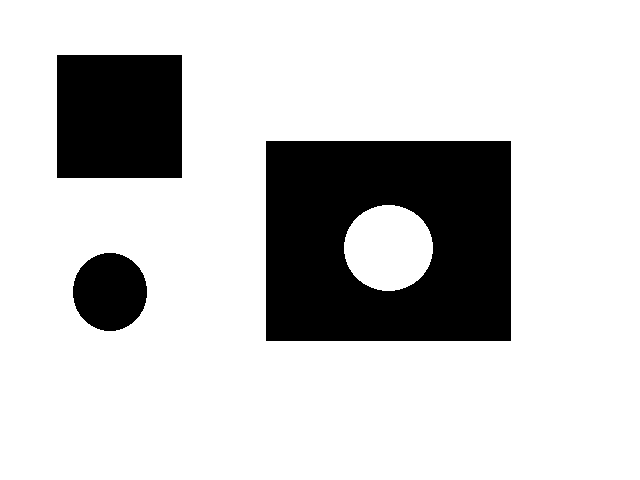
#> input picture images/edge2.png, 640 x 480 px
$ jupyter execute feature_des.ipynb
#> lines starting #> are read from the running program, lines starting #| are printed output that depends on the picture; after the words box and inside, x2 and y2 are one past the last pixel; in counts of white or black regions, pixels touching at a corner belong together
[cell 1]
import cv2
import matplotlib.pyplot as plt

[cell 2]
img = cv2.imread("./images/edge2.png")
#> img is the input picture: shape (480, 640, 3); 79.5% white; 3 black regions, box (x1, y1, x2, y2) and area: (266, 141, 511, 341) 42986, (57, 55, 182, 178) 15375, (73, 253, 147, 331) 4532
img = cv2.resize(img, (50, 50))
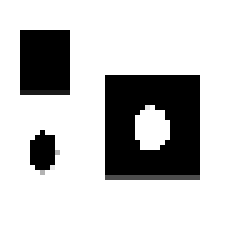
#> img: shape (50, 50, 3) (shown 5 times larger); min 0, max 255, mean 203.4
gray = cv2.cvtColor(img, cv2.COLOR_BGR2GRAY)

[cell 3]
plt.imshow(gray, cmap="gray")

[cell 4]
sift = cv2.SIFT_create()

[cell 5]
kp = sift.detect(gray, None)
#> kp = 15 keypoints; strongest (x, y, size): (30, 25, 4.8), (8, 30, 4.2), (36, 19, 6.3), (36, 31, 6)

[cell 6]
len(kp)
#> Out = 15

[cell 7]
img = cv2.drawKeypoints(gray, kp, img)
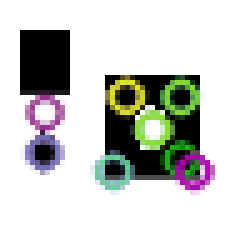
#> img: shape (50, 50, 3) (shown 5 times larger); 15.88% of pixels changed, all inside (x1, y1, x2, y2) = (4, 15, 43, 39)

[cell 8]
plt.imshow(img)

[cell 9]
kp, des = sift.detectAndCompute(gray, None)

[cell 10]
len(des)
#> Out = 15

[cell 11]
len(kp)
#> Out = 15

[cell 12]
des.shape
#> Out = (15, 128)

[cell 13]
des[0]
#> Out = 128 values, max 125 at index 14, min 0 at index 0, mean 23.23

$ run again, with images/edge3.png copied over images/edge2.png
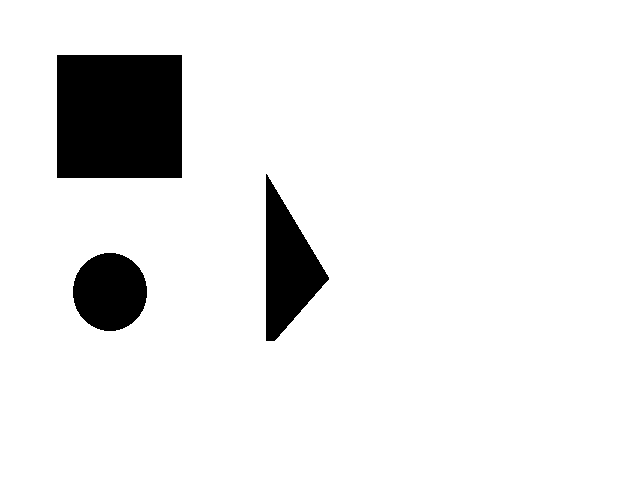
#> input picture images/edge3.png, 640 x 480 px
#> img is the input picture: shape (480, 640, 3); 91.7% white; 3 black regions, box (x1, y1, x2, y2) and area: (57, 55, 182, 178) 15375, (266, 174, 329, 341) 5606, (73, 253, 147, 331) 4532
#> `img = cv2.resize(img, (50, 50))`:
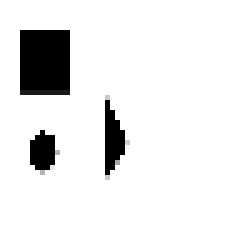
#> img: shape (50, 50, 3) (shown 5 times larger); min 0, max 255, mean 234.2
#> kp = 6 keypoints; (x, y, size): (8, 30, 4.2), (8, 30, 4.2), (23, 28, 3.7), (9, 22, 4.8), (14, 23, 6.8), (16, 29, 5.5)
#> `len(kp)`: Out = 6
#> `img = cv2.drawKeypoints(gray, kp, img)`:
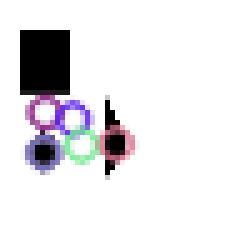
#> img: shape (50, 50, 3) (shown 5 times larger); 8.96% of pixels changed, all inside (x1, y1, x2, y2) = (4, 18, 28, 35)
#> `des[0]`: Out = 128 values, max 127 at index 14, min 0 at index 0, mean 24.24
